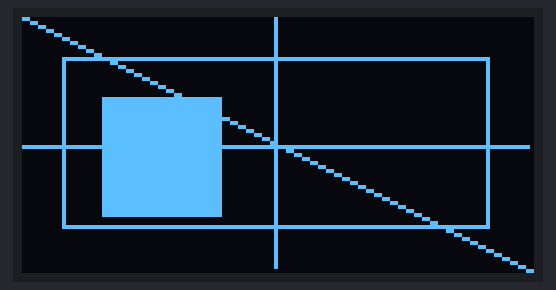
Bench run of a program on a simulated MicroPython board. Shown: 128×64 one-colour display. At 0.1 s the program stops and its outputs stay as they are.

Above: at 0.1 s.

The program:

5-1.OLED__________4.py
```python
from machine import Pin
import time
from machine import SoftI2C
from ssd1306 import SSD1306_I2C

i2c = SoftI2C(sda=Pin(43), scl=Pin(44))
oled = SSD1306_I2C(128, 64, i2c)

oled.fill(0)
oled.hline(0, 32, 127, 1)
oled.vline(63, 0, 63, 1)
oled.line(0, 0, 127, 63, 1)
oled.rect(10, 10, 107, 43, 1)
oled.fill_rect(20, 20, 30, 30, 1)
oled.show()
```
